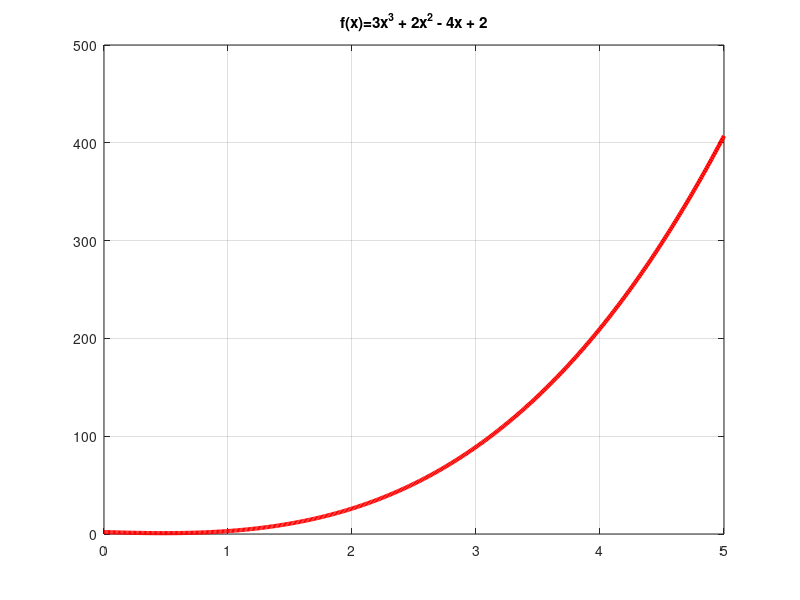

Write the MATLAB code that produced this figure.
%METODE TRAPEZOID
clear;clc;
%fungsi
X = [0:0.01:5];
f = @(x) 3*x.^3 + 2*x.^2 - 4*x + 2;
plot(X, f(X), 'r', 'linewidth', 3);
title('f(x)=3x^3 + 2x^2 - 4x + 2')
% hold on 
% area(X, f(X))
grid on
